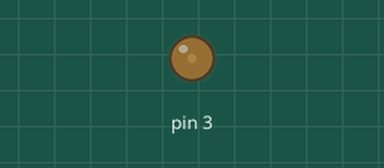
The sketch below on a simulated Arduino Uno, built with avr-gcc and run on an emulated ATmega328P. On the bench: output pins drawn as LEDs (lit = HIGH).

Above: at 0.15 s.
At 1.08 s:
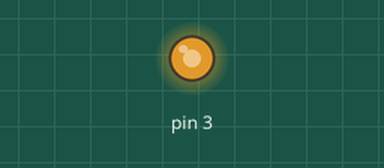
At 2.0 s:
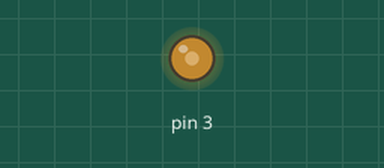
Timing chart, 0 to 3.5 s (numbered marks = the images above):
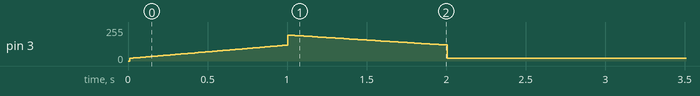

Measured:
- by itself, pin 3: rises from 0/255 to 194/255 in 0.99 s, then falls to 20/255 in 1.0 s

The sketch:

Drone_throttle_control.ino
```cpp
long previousMillis=0;
long interval=10;
long throttleInterval=1000;

void setup() {
  pinMode(3,OUTPUT);


}

void loop() {
  int i;
  int j;
  unsigned long currentMillis=millis();
  if(currentMillis<1000) {
    if (currentMillis - previousMillis > interval){
      previousMillis=currentMillis;
      i=currentMillis;
      analogWrite(3,20+(i/10));
    }
    }

   if(1000<currentMillis<2000) {
    if (currentMillis - previousMillis > interval){
      previousMillis=currentMillis;
      j=currentMillis/2;
      analogWrite(3,270-(0.15*j));
}
}

   if (currentMillis>2000 and currentMillis<50000){
     analogWrite(3,20);
   }
}
```
